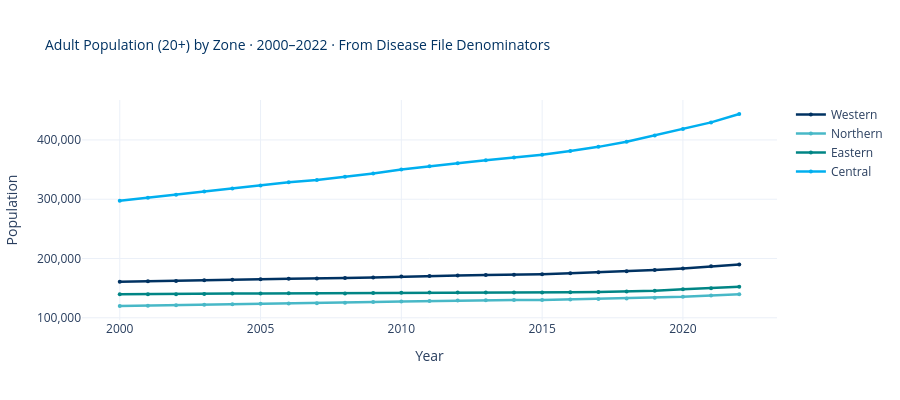

Notebook code for this chart:
### Markdown cell above
<div style="border-left: 4px solid #008585; padding: 10px 15px; margin: 10px 0; background-color: rgba(0,88,164,0.05); border-radius: 4px;">

**EDA 5 — Population Trends by Zone (2000–2022)**

Before looking at disease trends, we need to understand **how the denominator is changing**. If a zone's population is growing, raw prevalence counts will rise even if disease rates are flat. Conversely, a shrinking zone can show falling counts but worsening rates.

We use the population column embedded in each disease file (aggregated across diseases to avoid duplication).

</div>

### Code cell
# ══════════════════════════════════════════════════════════════════════════════
# EDA 5: POPULATION TRENDS BY ZONE — using Diabetes denominators (clean)
# ══════════════════════════════════════════════════════════════════════════════

# Use Diabetes (standard bands, F+M) as the population source to avoid double-counting
pop_source = df[df['disease'] == 'Diabetes'].copy()
pop_trend = pop_source.groupby(['year', 'zone_name'])[['population']].sum().reset_index()

fig = go.Figure()
for zone in ZONES:
    zp = pop_trend[pop_trend['zone_name']==zone].sort_values('year')
    fig.add_trace(go.Scatter(
        x=zp['year'], y=zp['population'],
        mode='lines+markers', name=zone,
        line=dict(color=ZONE_COLORS[zone], width=2.5), marker=dict(size=4),
        hovertemplate=f'{zone}<br>%{{x}}: %{{y:,}}<extra></extra>',
    ))

fig.update_layout(
    title=dict(text='Adult Population (20+) by Zone · 2000–2022 · From Disease File Denominators',
               font=dict(size=14, color=NS['deep_blue'])),
    xaxis_title='Year', yaxis_title='Population', yaxis_tickformat=',',
    template='plotly_white', height=400, hovermode='x unified',
)
fig.show()

# NS total
pop_ns = pop_trend.groupby('year')['population'].sum()
print(f"NS Adult Pop (20+) — 2000: {pop_ns.iloc[0]:,} → 2022: {pop_ns.iloc[-1]:,} "
      f"({(pop_ns.iloc[-1]/pop_ns.iloc[0]-1)*100:+.1f}%)")

### Figure 1 — Plotly figure (JSON) as saved in the notebook; plotly's stock layout.template omitted (floating-point values rounded to 4 significant figures)
{"data": [{"hovertemplate": "Western<br>%{x}: %{y:,}<extra></extra>", "line": {"color": "#003262", "width": 2.5}, "marker": {"size": 4}, "mode": "lines+markers", "name": "Western", "type": "scatter", "x": [2000, 2001, 2002, 2003, 2004, 2005, 2006, 2007, 2008, 2009, 2010, 2011, 2012, 2013, 2014, 2015, 2016, 2017, 2018, 2019, 2020, 2021, 2022], "y": [160804, 161418, 162191, 163220, 164188, 165045, 165806, 166054, 167028, 168052, 169592, 170656, 171521, 172322, 172693, 173580, 175046, 176624, 178443, 180465, 183137, 186820, 190032]}, {"hovertemplate": "Northern<br>%{x}: %{y:,}<extra></extra>", "line": {"color": "#48B8C7", "width": 2.5}, "marker": {"size": 4}, "mode": "lines+markers", "name": "Northern", "type": "scatter", "x": [2000, 2001, 2002, 2003, 2004, 2005, 2006, 2007, 2008, 2009, 2010, 2011, 2012, 2013, 2014, 2015, 2016, 2017, 2018, 2019, 2020, 2021, 2022], "y": [119876, 120506, 121169, 121937, 122873, 123577, 124279, 124712, 125514, 126479, 127550, 128349, 128950, 129551, 129812, 130017, 130978, 131736, 132599, 133843, 135522, 137707, 139572]}, {"hovertemplate": "Eastern<br>%{x}: %{y:,}<extra></extra>", "line": {"color": "#008585", "width": 2.5}, "marker": {"size": 4}, "mode": "lines+markers", "name": "Eastern", "type": "scatter", "x": [2000, 2001, 2002, 2003, 2004, 2005, 2006, 2007, 2008, 2009, 2010, 2011, 2012, 2013, 2014, 2015, 2016, 2017, 2018, 2019, 2020, 2021, 2022], "y": [139678, 139689, 139816, 140276, 140797, 141128, 141272, 140846, 141170, 141634, 142263, 142613, 142690, 142756, 142688, 142658, 142982, 143621, 144173, 145427, 147942, 149820, 152375]}, {"hovertemplate": "Central<br>%{x}: %{y:,}<extra></extra>", "line": {"color": "#00AFEF", "width": 2.5}, "marker": {"size": 4}, "mode": "lines+markers", "name": "Central", "type": "scatter", "x": [2000, 2001, 2002, 2003, 2004, 2005, 2006, 2007, 2008, 2009, 2010, 2011, 2012, 2013, 2014, 2015, 2016, 2017, 2018, 2019, 2020, 2021, 2022], "y": [297302, 302396, 307593, 312967, 318118, 322968, 328671, 332440, 337903, 343200, 349969, 355719, 360535, 365900, 370172, 374998, 381170, 388319, 396826, 407677, 418652, 429559, 443746]}], "layout": {"height": 400, "hovermode": "x unified", "title": {"font": {"color": "#003262", "size": 14}, "text": "Adult Population (20+) by Zone · 2000–2022 · From Disease File Denominators"}, "xaxis": {"title": {"text": "Year"}}, "yaxis": {"tickformat": ",", "title": {"text": "Population"}}}}
